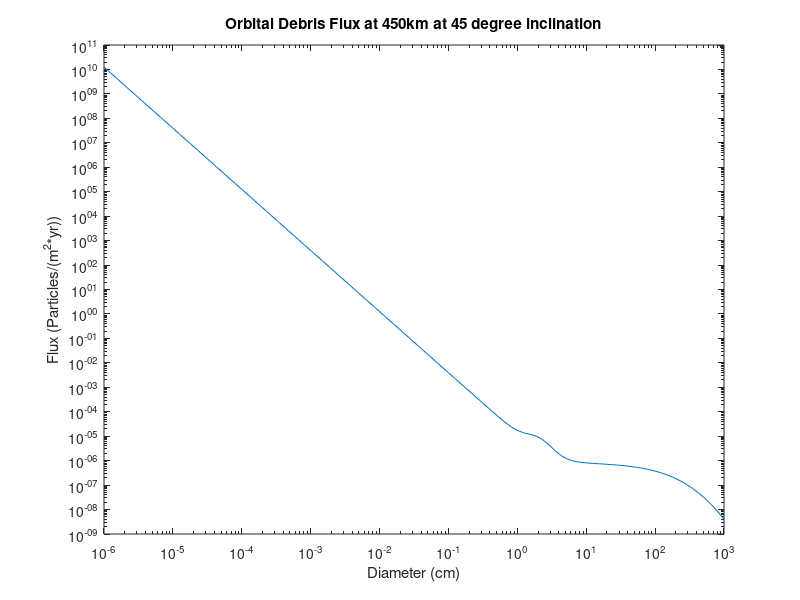

Here is the MATLAB script that generated this plot:
clear ; clc ; close all ;
spaces = 1e2 ;
z = 450 ;
inc = 45 ;
S = 110 ;
k = 1 ;
d = logspace( -6 , 3 , spaces ) ;
H = ( 10.^exp( -( (log(d)-.78) ./ .637 ) .^2 ) ).^.5 ;
af1 = 10^( z/200 - S/140 -1.5 ) ;
af = af1 / ( af1 + 1 ) ;
incd = .990 ;
F1 = 1.22e-5*d.^-2.5 ;
F2 = 8.1e10*(d+700).^-6 ;
q = .02 ;
qprime = .04 ;
g1 = ( 1 + q )^23 * ( 1 + qprime )^( 2019 - 2011 ) ;
p = .05 ;
g2 = 1 + p*( 2019 - 1988 ) ;
Fod = H.*af.*incd.*( F1.*g1 + F2.*g2 ) ;

figure
loglog( d(1:spaces) , Fod )
xlabel( 'Diameter (cm)' )
ylabel( 'Flux (Particles/(m^2*yr))' )
title( 'Orbital Debris Flux at 450km at 45 degree inclination' )


